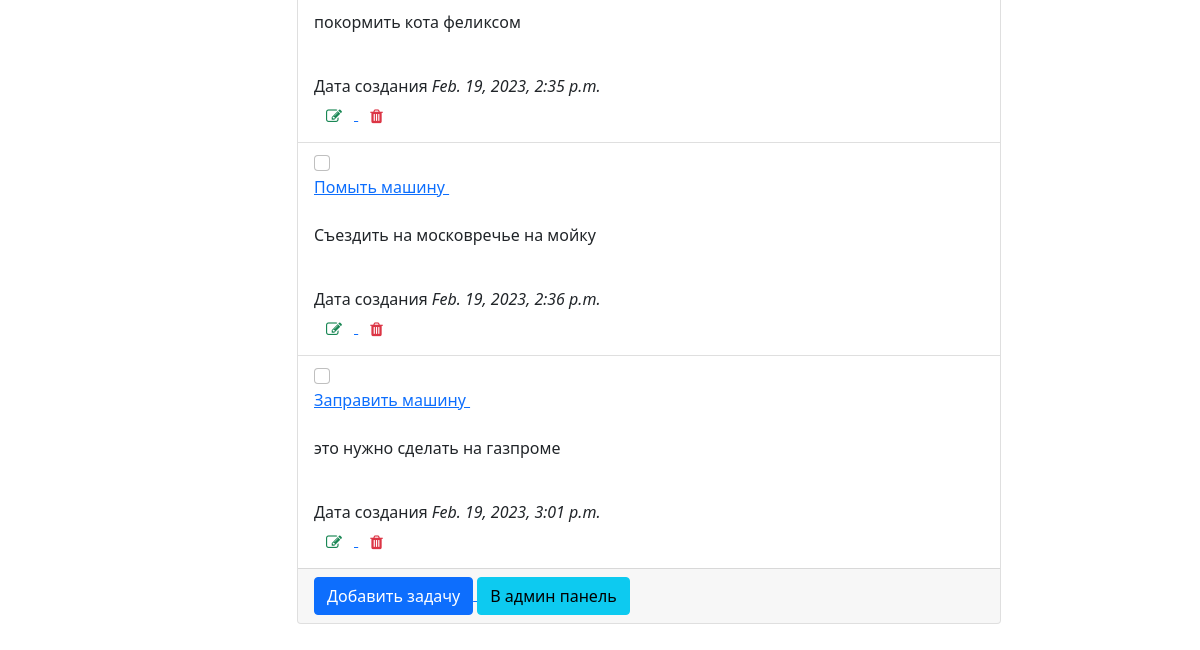
Before: / (lower part) with the older database file.
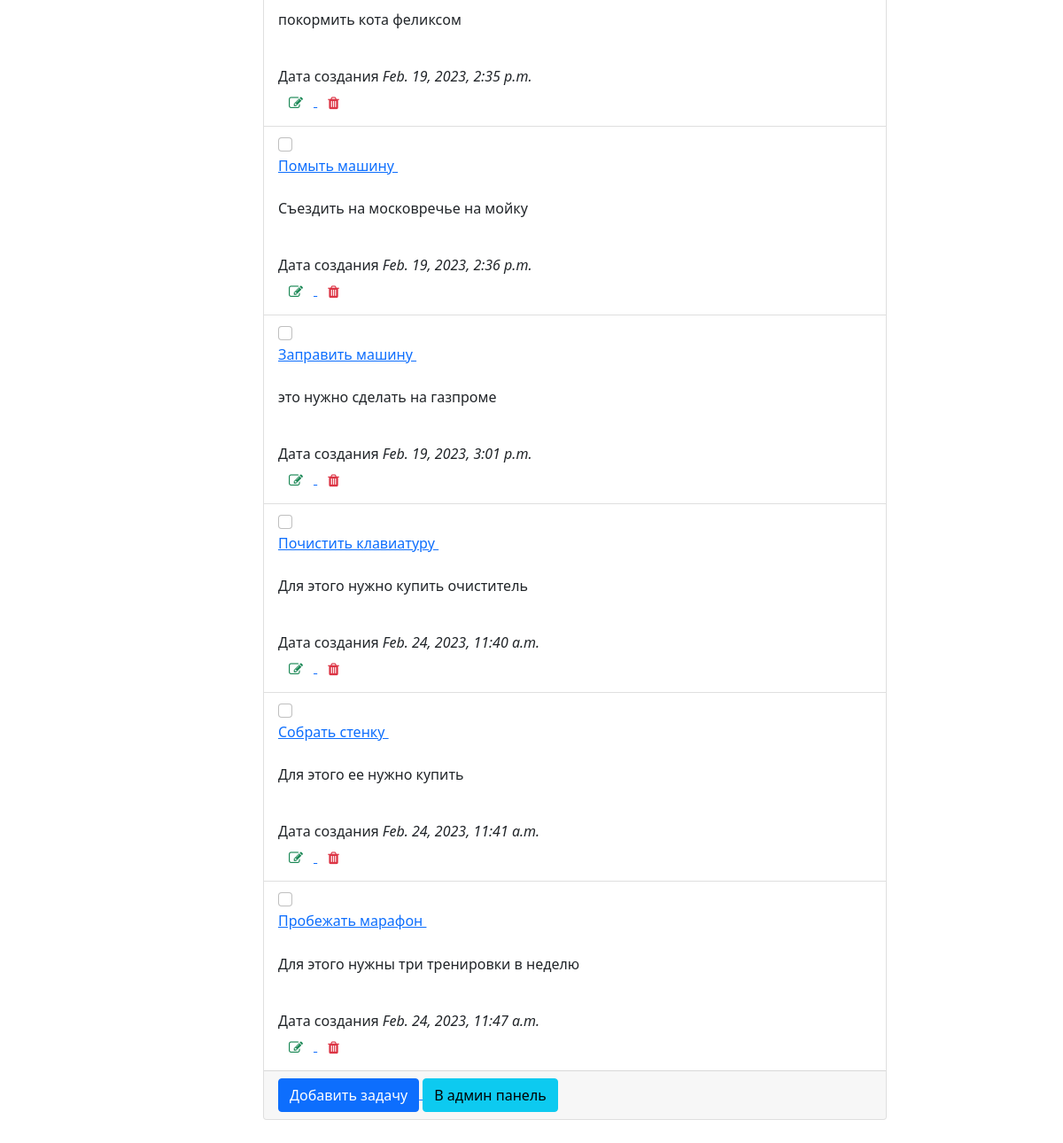
After: the same page with the newer database file.
### todomainapp/models.py (models this page shows, shortened)
class hometasks(models.Model):
    taskname = models.CharField(max_length=150, blank=True, null=True)
    taskdescription = models.CharField(max_length=150, blank=True, null=True)
    taskenddate = models.DateTimeField(null=True)
    taskcreatedate = models.DateTimeField(default=timezone.now, null=True)
    taskstatus = models.IntegerField(default=1, blank=True, null=True)

### todomainapp/views.py (the view)
# urls.py: path("", hometasksList.as_view(), name="tasklist"),
class hometasksList(ListView):
    model = hometasks
    template_name = "todomainapp/main.html"

### todomainapp/templates/todomainapp/main.html (shortened to what the changed rows need)
<!DOCTYPE html>
<html lang="en">
<head>
    <link rel="stylesheet" href="https://cdn.jsdelivr.net/npm/bootstrap-icons@1.7.2/font/bootstrap-icons.css">
    <link rel="stylesheet" href="https://cdnjs.cloudflare.com/ajax/libs/font-awesome/4.7.0/css/font-awesome.min.css">
    <link href="https://cdn.jsdelivr.net/npm/bootstrap@5.1.3/dist/css/bootstrap.min.css" rel="stylesheet"
>
</head>
<body>
<link rel="stylesheet" href="https://cdnjs.cloudflare.com/ajax/libs/boxicons/2.1.0/css/boxicons.min.css"
/>
<link rel="stylesheet"
      href="https://cdnjs.cloudflare.com/ajax/libs/MaterialDesign-Webfont/5.3.45/css/materialdesignicons.css"
/>
<br>
<br>
<div class="row  justify-content-center  container">
    <div class="col-md-8 justify-content-center center-block">
        <div class="card-hover-shadow-2x mb-3 card">
            <div class="scroll-area-sm">
                <perfect-scrollbar class="ps-show-limits">
                    <div style="position: static;" class="ps ps--active-y">
                        <div class="ps-content">
                                {% for p in object_list %}
                                <li class="list-group-item">
                                    <div class="widget-content p-0">
                                        <div class="widget-content-wrapper">
                                            <div class="widget-content-left mr-2">
                                                <div class="custom-checkbox custom-control">
                                                    {% if p.taskenddate is None %}
                                                    <input class="form-check-input donebutton"
                                                           id="done{{p.id}}" type="checkbox">
                                                    {% else %}
                                                    <input class="form-check-input donebutton" checked
                                                           id="done{{p.id}}" type="checkbox">
                                                    {% endif %}
                                                    <label class="custom-control-label"
                                                           for="exampleCustomCheckbox12">&nbsp;</label>
                                                </div>
                                            </div>
                                            <div class="widget-content-left">
                                                {% if p.taskenddate %}
                                                <a href="/taskdetail/{{p.id}}" style="text-decoration:line-through	">
                                                    <div class="widget-heading">{{p.taskname}}
                                                        <div class="badge badge-danger ml-2">Rejected</div>
                                                </a>
                                                {% else %}
                                                <a href="/taskdetail/{{p.id}}">
                                                    <div class="widget-heading">{{p.taskname}}
                                                        <div class="badge badge-danger ml-2">Rejected</div>
                                                </a>
                                                {% endif %}
                                            </div>
                                            <br>
                                            <p>{{p.taskdescription}}</p>
                                            <br>
                                            <div class="widget-subheading">Дата создания <i>{{p.taskcreatedate}}</i>
                                            </div>
                                        </div>
                                        <div class="widget-content-right justify-content-end">
                                            <a href="/updatetask/{{p.id}}">
                                                <button class="border-0 btn-transition btn btn-outline-success">
                                                    <i class="fa fa-pencil-square-o"></i></button>
                                            </a>
                                            <a href="/taskdelete/{{p.id}}">
                                                <button id="task{{p.id}}"
                                                        class="border-0 btn-transition btn btn-outline-danger delbutton">
                                                    <i class="fa fa-trash"></i>
                                                </button>
                                            </a>
                                        </div>
                                    </div>
                        </div>
                        </li>
                        {% endfor %}
                    </div>
<br>
<br>
</body>

Changed rows visible on the page:
added hometasks: taskname "Почистить клавиатуру", taskdescription "Для этого нужно купить очиститель", taskcreatedate "Feb. 24, 2023, 11:40 a.m."
added hometasks: taskname "Собрать стенку", taskdescription "Для этого ее нужно купить", taskcreatedate "Feb. 24, 2023, 11:41 a.m."
added hometasks: taskname "Пробежать марафон", taskdescription "Для этого нужны три тренировки в неделю", taskcreatedate "Feb. 24, 2023, 11:47 a.m."
